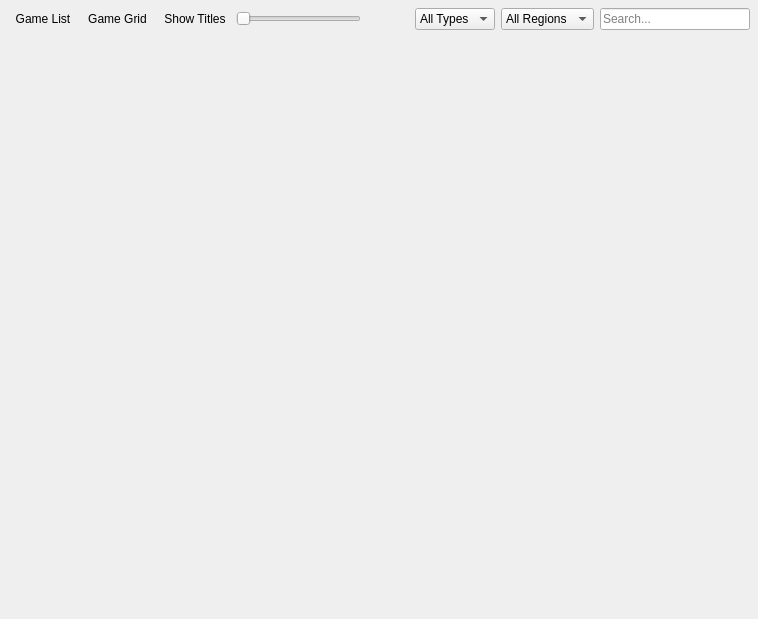
<?xml version="1.0" encoding="UTF-8"?>
<ui version="4.0">
 <class>GameListWidget</class>
 <widget class="QWidget" name="GameListWidget">
  <property name="geometry">
   <rect>
    <x>0</x>
    <y>0</y>
    <width>758</width>
    <height>619</height>
   </rect>
  </property>
  <layout class="QVBoxLayout" name="verticalLayout">
   <property name="spacing">
    <number>0</number>
   </property>
   <property name="leftMargin">
    <number>0</number>
   </property>
   <property name="topMargin">
    <number>0</number>
   </property>
   <property name="rightMargin">
    <number>0</number>
   </property>
   <property name="bottomMargin">
    <number>0</number>
   </property>
   <item>
    <layout class="QHBoxLayout" name="horizontalLayout_3">
     <property name="sizeConstraint">
      <enum>QLayout::SetMaximumSize</enum>
     </property>
     <property name="leftMargin">
      <number>5</number>
     </property>
     <property name="topMargin">
      <number>5</number>
     </property>
     <property name="rightMargin">
      <number>5</number>
     </property>
     <property name="bottomMargin">
      <number>5</number>
     </property>
     <item>
      <layout class="QHBoxLayout" name="horizontalLayout">
       <property name="spacing">
        <number>3</number>
       </property>
       <property name="leftMargin">
        <number>3</number>
       </property>
       <property name="topMargin">
        <number>3</number>
       </property>
       <property name="rightMargin">
        <number>3</number>
       </property>
       <property name="bottomMargin">
        <number>3</number>
       </property>
       <item>
        <widget class="QToolButton" name="viewGameList">
         <property name="minimumSize">
          <size>
           <width>32</width>
           <height>0</height>
          </size>
         </property>
         <property name="text">
          <string>Game List</string>
         </property>
         <property name="icon">
          <iconset theme="list-check">
           <normaloff>.</normaloff>.</iconset>
         </property>
         <property name="checkable">
          <bool>true</bool>
         </property>
         <property name="autoRaise">
          <bool>true</bool>
         </property>
        </widget>
       </item>
       <item>
        <widget class="QToolButton" name="viewGameGrid">
         <property name="minimumSize">
          <size>
           <width>32</width>
           <height>0</height>
          </size>
         </property>
         <property name="text">
          <string>Game Grid</string>
         </property>
         <property name="icon">
          <iconset theme="function-line">
           <normaloff>.</normaloff>.</iconset>
         </property>
         <property name="checkable">
          <bool>true</bool>
         </property>
         <property name="autoRaise">
          <bool>true</bool>
         </property>
        </widget>
       </item>
       <item>
        <widget class="QToolButton" name="viewGridTitles">
         <property name="minimumSize">
          <size>
           <width>32</width>
           <height>0</height>
          </size>
         </property>
         <property name="text">
          <string>Show Titles</string>
         </property>
         <property name="icon">
          <iconset theme="price-tag-3-line">
           <normaloff>.</normaloff>.</iconset>
         </property>
         <property name="checkable">
          <bool>true</bool>
         </property>
         <property name="autoRaise">
          <bool>true</bool>
         </property>
        </widget>
       </item>
       <item>
        <widget class="QSlider" name="gridScale">
         <property name="minimumSize">
          <size>
           <width>125</width>
           <height>0</height>
          </size>
         </property>
         <property name="maximumSize">
          <size>
           <width>125</width>
           <height>16777215</height>
          </size>
         </property>
         <property name="minimum">
          <number>10</number>
         </property>
         <property name="maximum">
          <number>200</number>
         </property>
         <property name="orientation">
          <enum>Qt::Horizontal</enum>
         </property>
        </widget>
       </item>
      </layout>
     </item>
     <item>
      <spacer name="horizontalSpacer">
       <property name="orientation">
        <enum>Qt::Horizontal</enum>
       </property>
       <property name="sizeHint" stdset="0">
        <size>
         <width>40</width>
         <height>20</height>
        </size>
       </property>
      </spacer>
     </item>
     <item>
      <layout class="QHBoxLayout" name="horizontalLayout_2">
       <property name="spacing">
        <number>6</number>
       </property>
       <property name="leftMargin">
        <number>3</number>
       </property>
       <property name="topMargin">
        <number>3</number>
       </property>
       <property name="rightMargin">
        <number>3</number>
       </property>
       <property name="bottomMargin">
        <number>3</number>
       </property>
       <item>
        <widget class="QComboBox" name="filterType">
         <item>
          <property name="text">
           <string>All Types</string>
          </property>
          <property name="icon">
           <iconset theme="filter-line">
            <normaloff>.</normaloff>.</iconset>
          </property>
         </item>
        </widget>
       </item>
       <item>
        <widget class="QComboBox" name="filterRegion">
         <property name="autoFillBackground">
          <bool>false</bool>
         </property>
         <property name="frame">
          <bool>true</bool>
         </property>
         <item>
          <property name="text">
           <string>All Regions</string>
          </property>
          <property name="icon">
           <iconset theme="global-line">
            <normaloff>.</normaloff>.</iconset>
          </property>
         </item>
        </widget>
       </item>
       <item>
        <widget class="QLineEdit" name="searchText">
         <property name="minimumSize">
          <size>
           <width>150</width>
           <height>0</height>
          </size>
         </property>
         <property name="placeholderText">
          <string>Search...</string>
         </property>
         <property name="clearButtonEnabled">
          <bool>true</bool>
         </property>
        </widget>
       </item>
      </layout>
     </item>
    </layout>
   </item>
   <item>
    <widget class="QStackedWidget" name="stack">
     <property name="sizePolicy">
      <sizepolicy hsizetype="Expanding" vsizetype="Preferred">
       <horstretch>0</horstretch>
       <verstretch>0</verstretch>
      </sizepolicy>
     </property>
     <property name="frameShadow">
      <enum>QFrame::Plain</enum>
     </property>
    </widget>
   </item>
  </layout>
 </widget>
 <resources>
  <include location="../resources/resources.qrc"/>
 </resources>
 <connections/>
</ui>
